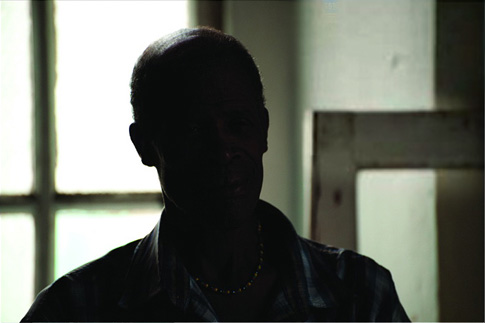
%> input picture 1-histogram-equalization/matlab/color.jpg, 485 x 323 px
$ octave --eval "result = hsi2rgb(imread('../color.jpg'));"   (GNU Octave 9; MATLAB toolbox functions it lacks are replaced by stand-ins)
%> lines starting %> are read from the running program, lines starting %| are printed output that depends on the picture
function rgb=hsi2rgb(img)
% e.g.
%   img=imread('color.jpg');
%   hsi=rgb2hsi(img);
%   rgb=hsi2rgb(img);
rows=length(img(:,1));
%> rows = 323
cols=length(img(1,:)) / length(img(1,1,:));
%> cols = 485
img=im2double(img);
rgb=img;
for k=1:rows
    for j=1:cols
        % get h s i
        h=img(k,j,1);
        s=img(k,j,2);
        i=img(k,j,3);
        % set r g b
        r=0;
        g=0;
        b=0;
        if 0 <=h<=2/3*pi
            b=i*(1-s);
            r=i*(1+s*cos(h)/cos(pi/3-h));
            g=3*i-(b+r);
        elseif 2/3*pi<h<=4/3*pi
            r=i*(1-s);
            g=i*(1+s*cos(h-2/3*pi)/cos(pi-h));
            b=3*i-(r+g);
        elseif 4/3*pi<h<=5/3*pi
            g=i*(1-s);
            b=i*(1+s*cos(h-4/3*pi)/cos(5/3*pi-h));
            r=3*i-(g+b);
        end
        rgb(k,j,1)=r;
        rgb(k,j,2)=g;
        rgb(k,j,3)=b;
    end
end
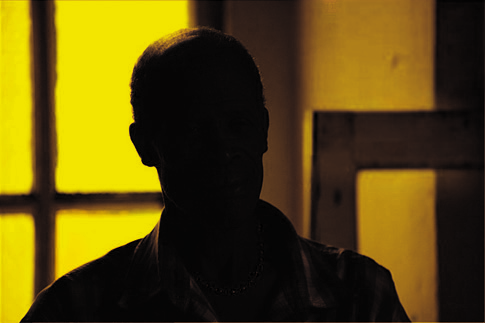
%> rgb: size 323x485x3 double; mean R, G, B 0.582, 0.479, 0.0876; drawn with min black and max white
rgb=im2uint8(rgb);
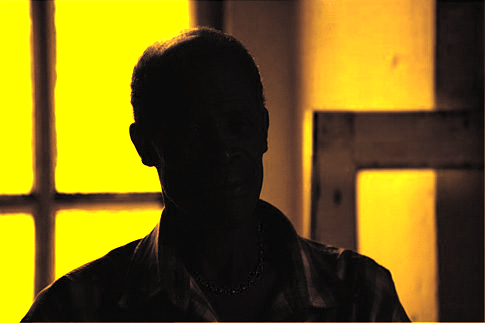
%> rgb: size 323x485x3 uint8; mean R, G, B 119, 101.1, 22.3
